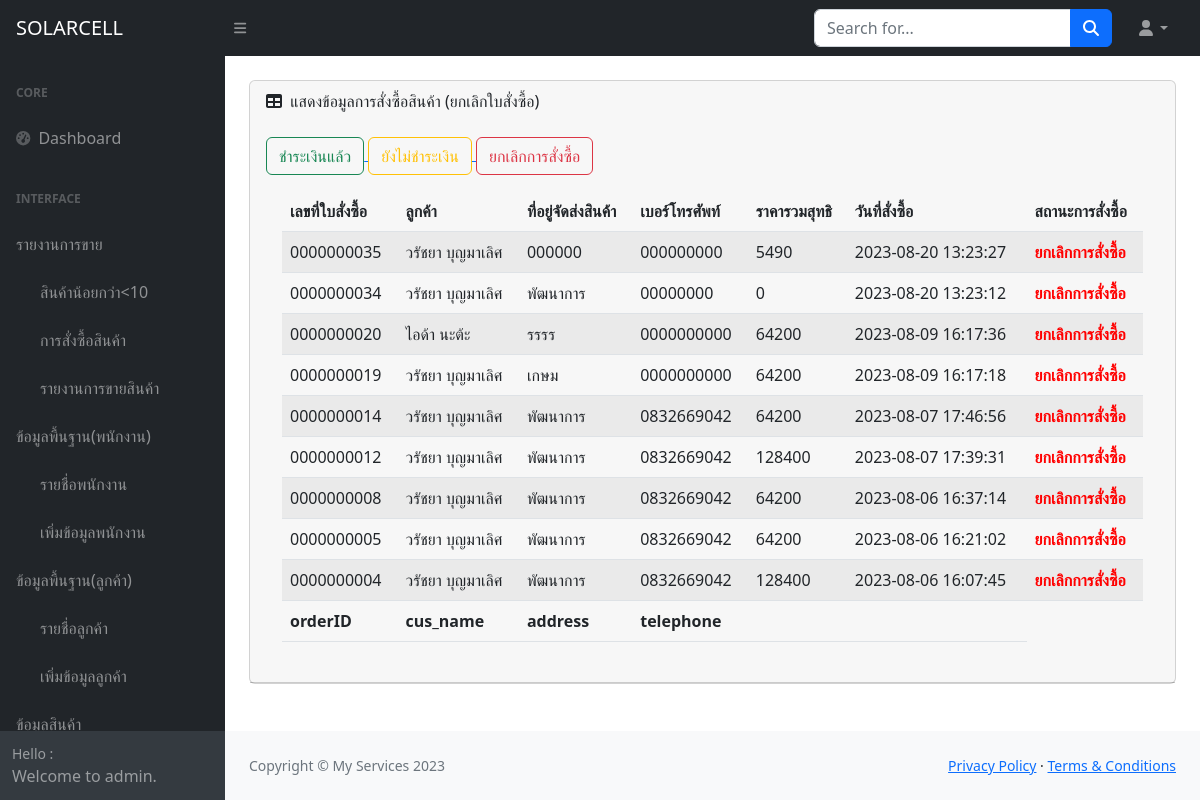
The app's page /admin/report_order_no.php (signed in) with its own data.
### tables this page shows
CREATE TABLE `tb_order` (
  `orderID` int(10) UNSIGNED ZEROFILL NOT NULL COMMENT 'เลขที่ใบสั่งซื้อ',
  `cus_name` varchar(60) NOT NULL COMMENT 'ชื่อ-นามสกุล',
  `address` text NOT NULL COMMENT 'ที่อยู่การจัดส่งสินค้า',
  `telephone` varchar(10) NOT NULL COMMENT 'เบอร์โทรศัพท์',
  `total_price` float NOT NULL COMMENT 'ราคารวมสุทธิ์',
  `order_status` varchar(1) NOT NULL COMMENT '0=ยกเลิก,1=ยังไม่ชำระเงิน,2=ชำระเงิน',
  `reg_date` timestamp NOT NULL DEFAULT current_timestamp() COMMENT 'วันที่สั่งซื้อ'
);

### admin/report_order_no.php (the view, shortened to what this page needs)
<?php include 'condb.php';?>
<!DOCTYPE html>
<html lang="en">
    <head>
        <link href="https://cdn.jsdelivr.net/npm/simple-datatables@7.1.2/dist/style.min.css" rel="stylesheet" />
        <link href="css/styles.css" rel="stylesheet" />
    </head>
    <body class="sb-nav-fixed">
       <?php include 'menu1.php'; ?>
            <div id="layoutSidenav_content">
                <main>
                    <div class="container-fluid px-4">
                        <div class="card mb-4 mt-4">
                            <div class="card-header">
                                <i class="fas fa-table me-1"></i>
                                แสดงข้อมูลการสั่งซื้อสินค้า (ยกเลิกใบสั่งซื้อ)
                                <div>
                                    <br>
                                <a href="report_order_yes.php"><button type="button" class="btn btn-outline-success">ชำระเงินแล้ว</button> </a>
                                <a href="report_order.php"><button type="button" class="btn btn-outline-warning">ยังไม่ชำระเงิน</button> </a>
                                <a href="report_order_no.php"><button type="button" class="btn btn-outline-danger">ยกเลิกการสั่งซื้อ</button> </a>
                                </div>
                            <div class="card-body">
                                <table id="datatablesSimple" class="table table-striped table-hover">
                                    <thead>
                                        <tr>
                                            <th>เลขที่ใบสั่งซื้อ</th>
                                            <th>ลูกค้า</th>
                                            <th>ที่อยู่จัดส่งสินค้า</th>
                                            <th>เบอร์โทรศัพท์</th>
                                            <th>ราคารวมสุทธิ</th>
                                            <th>วันที่สั่งซื้อ</th>
                                            <th>สถานะการสั่งซื้อ</th>
                                        </tr>
                                    </thead>
                                    <tfoot>
                                        <tr>
                                            <th>orderID</th>
                                            <th>cus_name</th>
                                            <th>address</th>
                                            <th>telephone</th>
                                            <th></th>
                                            <th></th>
                                        </tr>
                                    </tfoot>
<?php
$sql ="select * from tb_order where  order_status='0' order by reg_date DESC";
$result=mysqli_query($conn,$sql);
while($row=mysqli_fetch_array($result)){
$status = $row['order_status'];
?>
                                        <tr>
                                            <td><?=$row['orderID']?></td>
                                            <td><?=$row['cus_name']?></td>
                                            <td><?=$row['address']?></td>
                                            <td><?=$row['telephone']?></td>
                                            <td><?=$row['total_price']?></td>
                                            <td><?=$row['reg_date']?></td>
                                            <td>
                                                <?php
                                            if($status == 1){
                                                echo "ยังไม่ชำระเงิน";
                                            }else if($status == 2){
                                                echo "<b style='color:green'> ชำระเงินแล้ว </b>";
                                            }else if($status == 0){
                                                echo "<b style='color:red'> ยกเลิกการสั่งซื้อ </b>";
                                            }
                                                ?>
                                            </td>
                                        </tr>
                                    <?php
                                    }
                                    ?>
                                </table>
                            </div>
                        </div>
                    </div>
                </main>
                <?php include 'footer.php'; ?>
            </div>
        </div>
    </body>
</html>

### admin/menu1.php (shortened to what this page needs)
<nav class="sb-topnav navbar navbar-expand navbar-dark bg-dark">
            <a class="navbar-brand ps-3" href="index.php">SOLARCELL</a>
            <button class="btn btn-link btn-sm order-1 order-lg-0 me-4 me-lg-0" id="sidebarToggle" href="#!"><i class="fas fa-bars"></i></button>
            <form class="d-none d-md-inline-block form-inline ms-auto me-0 me-md-3 my-2 my-md-0">
                <div class="input-group">
                    <input class="form-control" type="text" placeholder="Search for..." aria-label="Search for..." aria-describedby="btnNavbarSearch" />
                    <button class="btn btn-primary" id="btnNavbarSearch" type="button"><i class="fas fa-search"></i></button>
                </div>
            </form>
            <ul class="navbar-nav ms-auto ms-md-0 me-3 me-lg-4">
                <li class="nav-item dropdown">
                    <a class="nav-link dropdown-toggle" id="navbarDropdown" href="#" role="button" data-bs-toggle="dropdown" aria-expanded="false"><i class="fas fa-user fa-fw"></i></a>
                </li>
            </ul>
        </nav>
        <div id="layoutSidenav">
            <div id="layoutSidenav_nav">
                <nav class="sb-sidenav accordion sb-sidenav-dark" id="sidenavAccordion">
                    <div class="sb-sidenav-menu">
                        <div class="nav">
                            <div class="sb-sidenav-menu-heading">Core</div>
                            <a class="nav-link" href="index.php">
                                <div class="sb-nav-link-icon"><i class="fas fa-tachometer-alt"></i></div>
                                Dashboard
                            </a>
                            <div class="sb-sidenav-menu-heading">Interface</div>
                            <a class="nav-link collapsed" href="#" data-bs-toggle="collapse" data-bs-target="#collapseLayouts" aria-expanded="false" aria-controls="collapseLayouts">
                                รายงานการขาย
                            </a>
                                <nav class="sb-sidenav-menu-nested nav">
                                    <a class="nav-link" href="pro-stock.php">สินค้าน้อยกว่า<10</a>
                                    <a class="nav-link" href="report_order.php">การสั่งซื้อสินค้า</a>
                                    <a class="nav-link" href="report_sale1.php">รายงานการขายสินค้า</a>
                                </nav>
                            <a class="nav-link collapsed1" href="#" data-bs-toggle="collapse" data-bs-target="#collapseLayouts" aria-expanded="false" aria-controls="collapseLayouts">
                                ข้อมูลพื้นฐาน(พนักงาน)
                            </a>
                                <nav class="sb-sidenav-menu-nested nav">
                                <a class="nav-link" href="show_employee.php">รายชื่อพนักงาน</a>
                                <a class="nav-link" href="fr_employee.php">เพิ่มข้อมูลพนักงาน</a>
                                </nav>
                            <a class="nav-link collapsed" href="#" data-bs-toggle="collapse" data-bs-target="#collapseLayouts" aria-expanded="false" aria-controls="collapseLayouts">
                                ข้อมูลพื้นฐาน(ลูกค้า)
                            </a>
                                <nav class="sb-sidenav-menu-nested nav">
                                <a class="nav-link" href="show_member.php">รายชื่อลูกค้า</a>
                                <a class="nav-link" href="fr_member.php">เพิ่มข้อมูลลูกค้า</a>
                                </nav>
                            <a class="nav-link collapsed" href="#" data-bs-toggle="collapse" data-bs-target="#collapseLayouts" aria-expanded="false" aria-controls="collapseLayouts">
                                ข้อมูลสินค้า
                            </a>
                        </div>
                    </div>
                    <div class="sb-sidenav-footer">
                        <div class="small">Hello :</div>
                        Welcome to admin.
                    </div>
                </nav>
            </div>

### admin/footer.php
<footer class="py-4 bg-light mt-auto">
                    <div class="container-fluid px-4">
                        <div class="d-flex align-items-center justify-content-between small">
                            <div class="text-muted">Copyright &copy; My Services 2023</div>
                            <div>
                                <a href="#">Privacy Policy</a>
                                &middot;
                                <a href="#">Terms &amp; Conditions</a>
                            </div>
                        </div>
                    </div>
                </footer>

### records on screen
tb_order: orderID "0000000035", cus_name "วรัชยา บุญมาเลิศ", address "000000", telephone "000000000", total_price "5490", reg_date "2023-08-20 13:23:27", order_status "ยกเลิกการสั่งซื้อ"
tb_order: orderID "0000000034", cus_name "วรัชยา บุญมาเลิศ", address "พัฒนาการ", telephone "00000000", total_price "0", reg_date "2023-08-20 13:23:12", order_status "ยกเลิกการสั่งซื้อ"
tb_order: orderID "0000000020", cus_name "ไอด้า นะต้ะ", address "รรรร", telephone "0000000000", total_price "64200", reg_date "2023-08-09 16:17:36", order_status "ยกเลิกการสั่งซื้อ"
tb_order: orderID "0000000019", cus_name "วรัชยา บุญมาเลิศ", address "เกษม", telephone "0000000000", total_price "64200", reg_date "2023-08-09 16:17:18", order_status "ยกเลิกการสั่งซื้อ"
tb_order: orderID "0000000014", cus_name "วรัชยา บุญมาเลิศ", address "พัฒนาการ", telephone "0832669042", total_price "64200", reg_date "2023-08-07 17:46:56", order_status "ยกเลิกการสั่งซื้อ"
tb_order: orderID "0000000012", cus_name "วรัชยา บุญมาเลิศ", address "พัฒนาการ", telephone "0832669042", total_price "128400", reg_date "2023-08-07 17:39:31", order_status "ยกเลิกการสั่งซื้อ"
tb_order: orderID "0000000008", cus_name "วรัชยา บุญมาเลิศ", address "พัฒนาการ", telephone "0832669042", total_price "64200", reg_date "2023-08-06 16:37:14", order_status "ยกเลิกการสั่งซื้อ"
tb_order: orderID "0000000005", cus_name "วรัชยา บุญมาเลิศ", address "พัฒนาการ", telephone "0832669042", total_price "64200", reg_date "2023-08-06 16:21:02", order_status "ยกเลิกการสั่งซื้อ"
tb_order: orderID "0000000004", cus_name "วรัชยา บุญมาเลิศ", address "พัฒนาการ", telephone "0832669042", total_price "128400", reg_date "2023-08-06 16:07:45", order_status "ยกเลิกการสั่งซื้อ"
